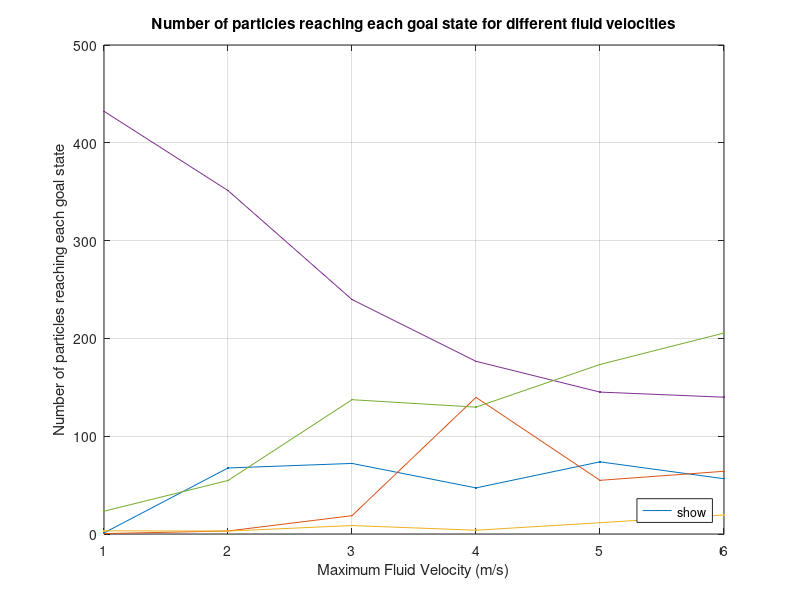
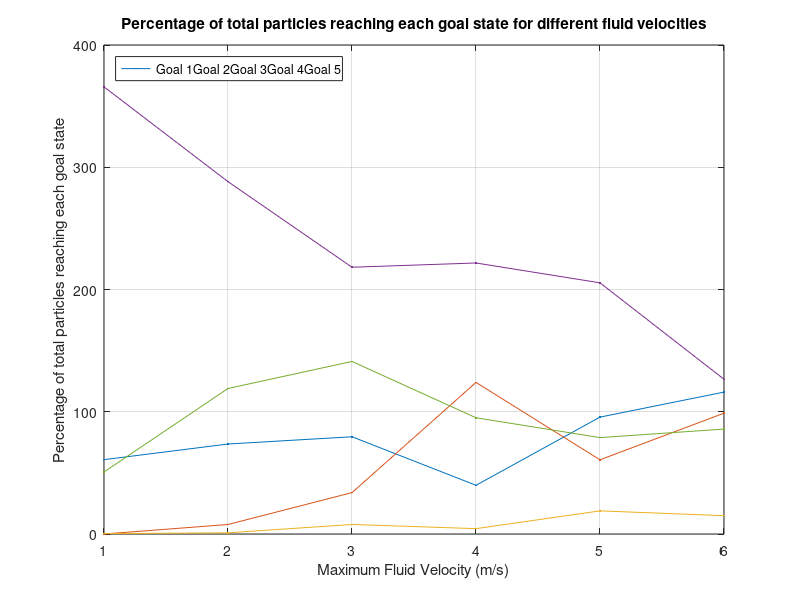

Recreate these plots in MATLAB, in order.
function plotResults()
%CREATEFIGURE(X1, YMatrix1)
%  X1:  vector of plot x data
%  YMATRIX1:  matrix of plot y data

%  Auto-generated by MATLAB on 08-Apr-2022 11:27:04

close all;

x = 5:5:60;
x = x ./ 1000;
yCOMSOL = [15	5	3	2	25;
15	5	2	2	25;
15	5	2	2	25;
15	5	2	2	25;
15	5	2	2	25;
15	5	2	2	25;
15	5	1	2	25;
15	5	2	1	25;
15	5	2	2	25;
15	5	2	2	25;
15	5	2	1	25;
15	5	1	2	25];
% yMATLAB = [23	13	0	0	14; %Something before?
% 3	0	0	36	11;
% 1	3	1	25	20;
% 0	13	1	14	22;
% 0	25	0	5	20;
% 0	19	1	7	19;
% 1	28	0	1	19;
% 0	26	1	1	21;
% 1	29	0	0	17;
% 0	30	0	1	18;
% 0	29	0	0	21;
% 0	25	0	0	25];
% yMATLAB = [13 20 0 0 13 %NewFlow
% 1 2 0 21 22
% 0 1 0 23 22
% 0 12 0 14 20
% 0 22 0 3 21
% 0 19 1 7 19
% 0 22 0 1 23
% 0 25 0 0 21
% 0 25 0 0 21
% 0 22 0 0 23
% 0 21 0 0 25
% 0 23 0 0 23];
% yMATLAB = [11	11	0	0	24; %Initial Velocity
% 1	1	0	33	11;
% 0	3	0	25	18;
% 1	15	2	11	17;
% 0	18	0	4	24;
% 0	22	0	4	20;
% 0	23	0	0	23;
% 0	26	0	0	20;
% 1	24	0	0	21;
% 0	20	0	0	26;
% 1	22	0	0	23;
% 0	25	0	0	20;
% ];
% yMATLAB = [12 5 0 0 19; %FlowAsVelocity
% 11 6 0 0 20;
% 11 6 0 0 20;
% 10 6 0 0 20;
% 11 7 0 0 20;
% 10 6 0 0 20;
% 10 7 0 0 20;
% 12 5 1 0 21;
% 9 10 0 0 21;
% 11 6 0 0 21;
% 13 6 0 0 22;
% 11 5 0 0 22];

%FlowAsVelocity 3
% yMATLAB = [14 6 1 4 25;
% 14 6 1 4 25;
% 14 6 1 4 25;
% 13 7 1 4 25;
% 12 8 1 3 26;
% 13 7 1 4 25;
% 12 8 1 4 25;
% 11 9 1 4 25;
% 11 8 2 4 25;
% 11 8 2 4 25;
% 10 9 2 4 25;
% 11 6 3 5 25];

%FlowAsVelocity 4
% yMATLAB = [12 2 3 6 24;
% 13 7 1 5 24;
% 0 7 8 13 22;
% 0 19 4 4 23;
% 0 18 1 2 29;
% 0 26 0 0 24;
% 0 23 0 0 27;
% 0 19 0 0 31;
% 0 20 0 0 30;
% 0 19 0 0 31;
% 0 25 0 0 25;
% 0 21 0 0 29];

%flowAsVeloxity 5
% yMATLAB = [12 15 0 0 23;
% 2 3 0 33 12;
% 1 3 0 26 20;
% 1 6 4 19 20;
% 0 8 0 16 26;
% 0 6 0 20 24;
% 0 19 0 5 26;
% 0 20 0 5 25;
% 1 21 0 0 28;
% 0 23 0 0 27;
% 4 21 0 0 25;
% 0 25 0 0 25];


% % %flowAsVeloxity 6
% yMATLAB = [17 1 0 0 25;
% 2 0 0 23 25;
% 0 1 4 19 26;
% 0 8 3 11 28;
% 0 10 0 15 25;
% 0 3 0 13 30;
% 0 17 1 2 30;
% 0 16 0 6 27;
% 0 22 0 0 28;
% 0 20 0 1 29;
% 0 23 0 0 27;
% 0 21 0 0 29];

% % %flowAsVeloxity 7
yMATLAB = [16 13 0 0 21;
3 0 0 29 18;
3 1 0 26 20;
1 5 3 17 23;
0 2 0 23 21;
1 2 0 25 22;
0 15 0 10 25;
0 23 0 4 21;
0 22 0 0 28;
0 22 0 0 28;
0 21 0 0 29;
0 23 0 0 27];

% yMATLAB = [16 12 0 0 22 %slowdown 15
% 3 0 0 12 35
% 2 3 0 20 25
% 0 7 0 13 30
% 0 10 0 7 33
% 0 11 0 3 33;
% 0 0 0 0 0;
% 0 0 0 0 0;
% 0 0 0 0 0;
% 0 0 0 0 0;
% 0 0 0 0 0;
% 0 0 0 0 0;];

ybar = [15	5	3	2   25];
% ybar = [25  15	5	3	2];

yMATLABShifted = [14 6 1 4 25;
14 6 1 4 25;
14 6 1 4 25;
13 7 1 4 25;
12 8 1 3 26;
13 7 1 4 25;
12 8 1 4 25;
11 9 1 4 25;
11 8 2 4 25;
11 8 2 4 25;
10 9 2 4 25;
11 6 3 5 25];

% yDEMO = [0 5 4 5359 3;
% %0 0 2 3518 61;
% 111 45 0 3276 758;
% %383 0 8 5052 51;
% 531 353 154 3381 837;
% %106 827 83 2192 559;
% 330 978 27 1236 908;
% %518 1612 57 2882 1236;
% 664 494 104 1306 1560;
% %1243 789 246 2671 1025;
% 452 513 156 1119 1644;
% %1393 1186 180 1519 1030];

% 0 0.45454545454545453 0.36363636363636365 487.1818181818182 0.2727272727272727
% 12.333333333333334 5 0 364 84.22222222222223
% 48.27272727272727 32.09090909090909 14 307.3636363636364 76.0909090909091
% 47.142857142857146 139.71428571428572 3.857142857142857 176.57142857142858 129.71428571428572
% 73.77777777777777 54.888888888888886 11.555555555555555 145.11111111111111 173.33333333333334
% 56.5 64.125 19.5 139.875 205.5
% 
% 
% 0 0 0.25 439.75 7.625
% 34.81818181818182 0 0.7272727272727273 459.27272727272725 4.636363636363637
% 13.25 103.375 10.375 274 69.875
% 39.84615384615385 124 4.384615384615385 221.69230769230768 95.07692307692308
% 95.61538461538461 60.69230769230769 18.923076923076923 205.46153846153845 78.84615384615384
% 116.08333333333333 98.83333333333333 15 126.58333333333333 85.83333333333333



yExperimentClump = [1.096774193548387 0.3870967741935484 3.225806451612903 432.2258064516129 23.29032258064516
67.51724137931035 3.103448275862069 3 351.17241379310343 54.724137931034484;
72.16129032258064 18.70967741935484 8.64516129032258 239.74193548387098 137.32258064516128;
47.142857142857146 139.71428571428572 3.857142857142857 176.57142857142858 129.71428571428572;
73.77777777777777 54.888888888888886 11.555555555555555 145.11111111111111 173.33333333333334;
56.5 64.125 19.5 139.875 205.5];

yExperimentSplit = [60.82142857142857 0 0.32142857142857145 365.75 50.714285714285715;
73.61290322580645 7.774193548387097 0.967741935483871 288.2258064516129 119.03225806451613;
79.53571428571429 33.857142857142854 7.785714285714286 218.21428571428572 141.14285714285714;
39.84615384615385 124 4.384615384615385 221.69230769230768 95.07692307692308;
95.61538461538461 60.69230769230769 18.923076923076923 205.46153846153845 78.84615384615384;
116.08333333333333 98.83333333333333 15 126.58333333333333 85.83333333333333];



% %3
% yMATLABShifted = [25 14 6 1 4;
% 25 14 6 1 4;
% 25 14 6 1 4;
% 25 13 7 1 4;
% 26 12 8 1 3;
% 25 13 7 1 4;
% 25 12 8 1 4;
% 25 11 9 1 4;
% 25 11 8 2 4;
% 25 11 8 2 4;
% 25 10 9 2 4;
% 25 11 6 3 5];

% % 7
% yMATLABShifted = [21 16 13 0 0;
% 18 3 0 0 29;
% 20 3 1 0 26;
% 23 1 5 3 17;
% 21 0 2 0 23;
% 22 1 2 0 25;
% 25 0 15 0 10;
% 21 0 23 0 4;
% 28 0 22 0 0;
% 28 0 22 0 0;
% 29 0 21 0 0;
% 27 0 23 0 0];


% %yStartDist1OLD = [97.2, 89.2, 81.8];
% yStartDist = [97.6, 95.2, 94.2, 89.6; 
%     98.4, 97.6, 96.2, 93.2; 
%     94.6, 95.4, 88, 86; 
%     90, 97.8, 83.2, 83.8; 
%     94.4, 94, 81, 80; 
%     92, 87.4, 73.8, 83.2];
% yStartDist05 = [98.8, 100, 92.2];
% yStartDist1 = [94.4, 98.8, 92.6];
% yStartDist15 = [91.4, 94.4, 89];
% yStartDist2 = [95, 91.6, 82.4];
% yOLDParticleSize = [63,81.2,80.2,69.6,66.6,71.6,78.8];
% yOLDForceCap = [84.4,85.2,88,95.2,96.4];
% yOLDFlow = [99.77777778,98.4,98.4,79.4,59.2,39,29.4];
% SEParticleSize = [2.235073949, 0.777460253, 0.952190457, 1.783878421, 0.653197265, 0.426874949, 3.923717059];
% SEForceCap = [6.593262554, 10.56303828, 2.04504822, 2.851120637, 1.339983416];
% SEFlow = [1.627540749, 1.423610434, 0.843274043, 0.742368582, 0.653197265, 2.816617357, 2.048305533];
% %SEStartDist1OLD = [0.742368582, 5.225578118, 5.019517462];
% SEStartDist = [1.1384199576606147, 0.25298221281346944, 0.06324555320336848, 1.7708754896942906;
%     0.12649110640673697, 0.12649110640673697, 0.06324555320336848, 1.0119288512538822;
%     1.0751744044572507, 0.18973665961010097, 1.2649110640673518, 1.8973665961010275;
%     0.6324555320336759, 0.06324555320336848, 2.782804340948173, 4.4904342774391;
%     1.7708754896942906, 1.8973665961010275, 5.375872022286245, 1.2649110640673518;
%     1.8973665961010275, 2.7195587877448046, 0.6957010852370443, 0.8854377448471453];
% SEStartDist05 = [0.8, 0, 2.640706976];
% SEStartDist1 = [1.146976702, 0.611010093, 2.441311123];
% SEStartDist15 = [2.733333333, 1.107549848, 3.058685266];
% SEStartDist2 = [1.406334874, 3.109841011, 3.474350459];
% SEOLDParticleSize = [4.592264026,2.274496281,3.903844259,3.550273855,3.967086812,3.396730454,3.043389923];
% SEOLDForceCap = [4.73,2.274496281,3.438345856,2.653299832,1.066666667];
% SEOLDFlow = [0.25,1,0.777460253,4.110150038,5.40945674,4.394440933,4.310710176];

% Create figure
figure1 = figure;
figure2 = figure;

% Create axes
axes1 = axes('Parent',figure1);
hold(axes1,'on');
axes2= axes('Parent',figure2);
hold(axes2,'on');

ybarError = [0 0 0 0 0; abs(yMATLABShifted - ybar) .* 2];
ybarErrorAvg = zeros(5,13);
ybarErrorAvg(:,13) = sum(ybarError)./13;
ybarErrorAvg = ybarErrorAvg';
ybar = [ybar; yMATLABShifted].*2; %now in percentages

plot1 = plot(axes1,[1,2,3,4,5,6],yExperimentClump, '.-','MarkerSize',4,'MarkerFaceColor','#ff3300');

plot2 = plot(axes2,[1,2,3,4,5,6],yExperimentSplit, '.-','MarkerSize',4,'MarkerFaceColor','green');
%ab = ["Comsol",x];
%plot2 = bar(ybar,'stacked');
%set(gca,'XTick',1:13);
%set(gca,'xticklabel',ab)
%errorbar(cumsum(ybar')',ybarErrorAvg,'.k');
% errorbar(cumsum(ybar')',ybarError,'.k');
%barPlot1 = bar(axes1, x, yCOMSOL);%,"stacked");
%barPlot2 = bar(axes1, x, yMATLAB);%,"stacked");
%sumAll = sum(axes1,yMATLAB,2);



set(plot1(1),'DisplayName','Goal 1');
set(plot1(2),'DisplayName','Goal 2');
set(plot1(3),'DisplayName','Goal 3');
set(plot1(4),'DisplayName','Goal 4');
set(plot1(5),'DisplayName','Goal 5');
xlabel(axes1,"Maximum Fluid Velocity (m/s)");
ylabel(axes1, 'Number of particles reaching each goal state');
%ylim(axes1,[0,40]);
title(axes1,'Number of particles reaching each goal state for different fluid velocities');
box(axes1,'on');
grid(axes1,'on');
legend(axes1,'show','Location','southeast');

set(plot2(1),'DisplayName','Goal 1');
set(plot2(2),'DisplayName','Goal 2');
set(plot2(3),'DisplayName','Goal 3');
set(plot2(4),'DisplayName','Goal 4');
set(plot2(5),'DisplayName','Goal 5');
xlabel(axes2,"Maximum Fluid Velocity (m/s)");
ylabel(axes2, 'Percentage of total particles reaching each goal state');
%ylim(axes2,[0,100]);
title(axes2,'Percentage of total particles reaching each goal state for different fluid velocities');
box(axes2,'on');
grid(axes2,'on');
legend(axes2,["Goal 1", "Goal 2", "Goal 3", "Goal 4", "Goal 5"],'Location','northwest');




%plot1 = errorbar(axes1, xParticleSize, yOLDParticleSize, 'diamond-','MarkerSize',4,'MarkerEdgeColor','#808080','MarkerFaceColor','#ff3300');

% Create multiple line objects using matrix input to plot
% plot5 = errorbar(axes1, xParticleSize, yOLDParticleSize, SEOLDParticleSize,'diamond-','MarkerSize',4,'MarkerEdgeColor','#808080','MarkerFaceColor','#ff3300');
% plot6 = errorbar(axes2, xForceCap, yOLDForceCap, SEOLDForceCap, 'diamond-','MarkerSize',4,'MarkerEdgeColor','#808080','MarkerFaceColor','#008002');
% plot7 = errorbar(axes3, xFlow, yOLDFlow, SEOLDFlow,'diamond-','MarkerSize',4,'MarkerEdgeColor','#808080','MarkerFaceColor','cyan');
% plot1 = errorbar(axes1, xParticleSize, yParticleSize, SEParticleSize,'o--','MarkerSize',4,'MarkerEdgeColor','black','MarkerFaceColor','blue');
% plot2 = errorbar(axes2, xForceCap, yForceCap, SEForceCap, 'o--','MarkerSize',4,'MarkerEdgeColor','black','MarkerFaceColor','magenta');
% plot3 = errorbar(axes3, xFlow, yFlow, SEFlow,'o--','MarkerSize',4,'MarkerEdgeColor','black','MarkerFaceColor','red');
%plot05 = errorbar(axes4, xStartDist-0.05, yStartDist05, SEStartDist05,'o','MarkerSize',4,'MarkerEdgeColor','black','MarkerFaceColor','red');
%plot10 = errorbar(axes4, xStartDist, yStartDist1, SEStartDist1,'square','MarkerSize',4,'MarkerEdgeColor','black','MarkerFaceColor','blue');
%plot15 = errorbar(axes4, xStartDist+0.05, yStartDist15, SEStartDist15,'<','MarkerSize',4,'MarkerEdgeColor','black','MarkerFaceColor','magenta');
%plot20 = errorbar(axes4, xStartDist+0.1, yStartDist2,SEStartDist2,'>','MarkerSize',4,'MarkerEdgeColor','black','MarkerFaceColor','cyan');
%plot05 = errorbar(axes4, xStartDistFlow, yStartDist(:,1), SEStartDist(:,1),'o--','MarkerSize',4,'MarkerEdgeColor','black','MarkerFaceColor','red');
%plot10 = errorbar(axes4, xStartDistFlow, yStartDist(:,2), SEStartDist(:,2),'square-','MarkerSize',4,'MarkerEdgeColor','black','MarkerFaceColor','blue');
%plot15 = errorbar(axes4, xStartDistFlow, yStartDist(:,3), SEStartDist(:,3),'<-.','MarkerSize',4,'MarkerEdgeColor','black','MarkerFaceColor','magenta');
%plot20 = errorbar(axes4, xStartDistFlow, yStartDist(:,4), SEStartDist(:,4),'>:','MarkerSize',4,'MarkerEdgeColor','black','MarkerFaceColor','#008002');
%barPlot05 = bar(axes4, xStartDistFlow, yflip,"stacked");


% newYStartDistTWO = yStartDist(:,[1,3]);
% newSESTARTDISTTWO = SEStartDist(:,[1,3]);
% barPlot05 = bar(axes4, xStartDistFlow.* 200, newYStartDistTWO,"grouped");
% hold on;
% barPlot05(1).FaceColor = 'red';
% barPlot05(2).FaceColor = 'blue';
% %barPlot05(3).FaceColor = 'magenta';
% %barPlot05(4).FaceColor = '#008002';
% 
% ngroups = size(newYStartDistTWO, 1);
% nbars = size(newYStartDistTWO, 2);
% % Calculating the width for each bar group
% groupwidth = min(0.8, nbars/(nbars + 1.5));
% for i = 1:nbars
%     x = (1:ngroups) - groupwidth/2 + (2*i-1) * groupwidth / (2*nbars);
%     errorbar(x, newYStartDistTWO(:,i), newSESTARTDISTTWO(:,i), '.','Color','black');
% end
% %plot05 = errorbar(axes4, xStartDistFlow, yStartDist(:,1), SEStartDist(:,1),'MarkerSize',4,'MarkerEdgeColor','black','MarkerFaceColor','red');
% %plot10 = errorbar(axes4, xStartDistFlow, yStartDist(:,2), SEStartDist(:,2),'MarkerSize',4,'MarkerEdgeColor','black','MarkerFaceColor','blue');
% %plot15 = errorbar(axes4, xStartDistFlow, yStartDist(:,3), SEStartDist(:,3),'MarkerSize',4,'MarkerEdgeColor','black','MarkerFaceColor','magenta');
% %plot20 = errorbar(axes4, xStartDistFlow, yStartDist(:,4), SEStartDist(:,4),'MarkerSize',4,'MarkerEdgeColor','black','MarkerFaceColor','#008002');
% %plot05.LineStyle = "none";
% %plot10.LineStyle = "none";
% %plot15.LineStyle = "none";
% %plot20.LineStyle = "none";
% 
% plot1.Color = 'black';
% plot2.Color = 'black';
% plot3.Color = 'black';
% %plot05.Color = 'red';
% %plot10.Color = 'blue';
% %plot15.Color = 'magenta';
% %plot20.Color = "#008002";
% %plot05.Color = 'red';
% %plot10.Color = 'blue';
% %plot15.Color = 'magenta';
% %plot20.Color = 'cyan';
% plot5.Color = '#808080';
% plot6.Color = '#808080';
% plot7.Color = '#808080';
% set(plot1,'DisplayName','Novint Falcon haptic device based control');%Effect of particle chain length on particle control
% set(plot2,'DisplayName','Novint Falcon haptic device based control');
% set(plot3,'DisplayName','Novint Falcon haptic device based control');
% 
% set(barPlot05(1),'DisplayName','Particles start in a "Clump" formation');
% set(barPlot05(2),'DisplayName','Particles start in a "Split" formation');
% %set(barPlot05(2),'DisplayName','Particles start in a "Spread" formation');
% %set(barPlot05(3),'DisplayName','Particles start in a "Split Clump" formation');
% %set(barPlot05(4),'DisplayName','Particles start in a "Split Spread" formation');
% %set(plot05,'DisplayName','Fluid Flow of 0.5 m/s');
% %set(plot10,'DisplayName','Fluid Flow of 1 m/s');
% %set(plot15,'DisplayName','Fluid Flow of 1.5 m/s');
% %set(plot20,'DisplayName','Fluid Flow of 2 m/s');
% 
% set(plot5,'DisplayName','Keyboard based control');
% set(plot6,'DisplayName','Keyboard based control');
% set(plot7,'DisplayName','Keyboard based control');
% 
% % Create x and y labels
% xlabel(axes1,"Length of particle chain in whole particles");
% ylabel(axes1, 'Percentage of particles reaching goal state');
% ylim(axes1,[0,100]);
% xlabel(axes2,"Maximum magnetic field gradient (MA/m^2)");
% ylabel(axes2, 'Percentage of particles reaching goal state');
% ylim(axes2,[0,100]);
% xlabel(axes3,"Rate of simulated blood-flow (m/s)");
% ylabel(axes3, 'Percentage of particles reaching goal state');
% ylim(axes3,[0,100]);
% xlabel(axes4,"Fluid Flow (m/s)");
% ylabel(axes4, 'Percentage of particles reaching goal state');
% ylim(axes4,[50,100]);
% % Create title
% title(axes1,'Effect of particle chain length on particle control');
% title(axes2,'Effect of capping the magnetic force on particle control');
% title(axes3,'Effect of flow rate on percentage on particle control');
% title(axes4,'Effect of starting distribution on particle control');
% 
% 
% box(axes1,'on');
% grid(axes1,'on');
% % Create legend
% legend(axes1,'show','Location','southeast');
% box(axes2,'on');
% grid(axes2,'on');
% % Create legend
% legend(axes2,'show','Location','southeast');
% box(axes3,'on');
% grid(axes3,'on');
% % Create legend
% legend(axes3,'show','Location','southwest');
% 
% legend(axes4,'Particles start in a "Clump" formation','Particles start in a "Split" formation','Location','southwest'); %Spread" formation','Particles start in a "Split Clump" formation','Particles start in a "Split Spread" formation','','','',''
% %axes4.XAxis.TickLabels = categorical(["Clump","Line","Split"]);
% %axes4.XAxis.TickLabels = categorical(["0.005","0.01","0.015","0.02","0.025","0.03"]);
% %axes4.XAxis.TickLabels = [0.005,"",0.01,"",0.015,"",0.02,"",0.025,"",0.03];
% axes4.XAxis.TickLabels = [0.005,0.01,0.015,0.02,0.025,0.03];
% %axes4.XAxis.TickValues = [0.005,0.01,0.015,0.02,0.025,0.03];
% %axes4.XAxis.TickLabels = [0.005,0.01,0.015,0.02,0.025,0.03];
% box(axes4,'on');
% grid(axes4,'on');

